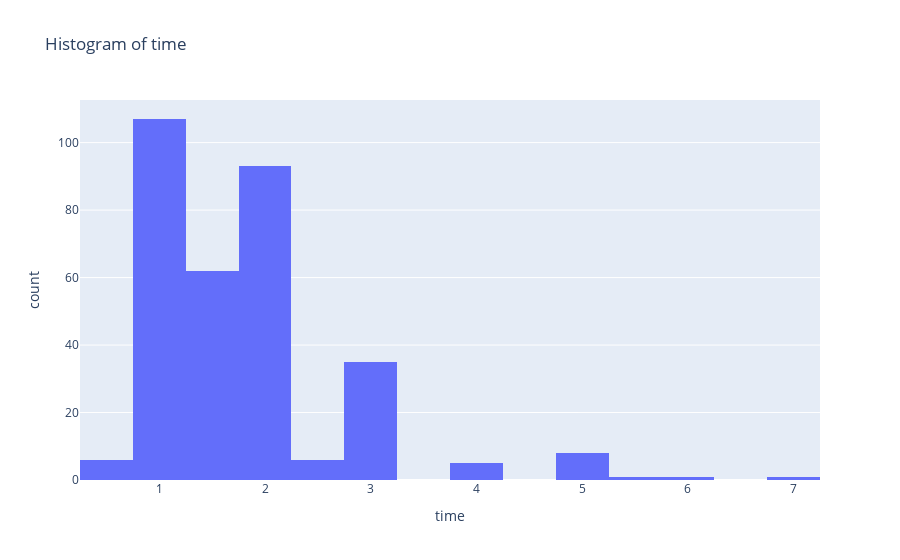

This figure's notebook cell:
### Code cell
univariate('time')

### Figure 1 — Plotly figure (JSON) as saved in the notebook; plotly's stock layout.template omitted (floating-point values rounded to 4 significant figures; data arrays with more than 128 entries replaced by an {"elided": "..."} marker saying what was removed)
{"data": [{"alignmentgroup": "True", "bingroup": "x", "hovertemplate": "time=%{x}<br>count=%{y}<extra></extra>", "legendgroup": "", "marker": {"color": "#636efa", "pattern": {"shape": ""}}, "name": "", "nbinsx": 18, "offsetgroup": "", "orientation": "v", "showlegend": false, "type": "histogram", "x": {"elided": "325 float values"}, "xaxis": "x", "yaxis": "y"}], "layout": {"autosize": true, "barmode": "relative", "legend": {"tracegroupgap": 0}, "title": {"text": "Histogram of time"}, "xaxis": {"anchor": "y", "autorange": true, "domain": [0, 1], "range": [0.25, 7.25], "title": {"text": "time"}, "type": "linear"}, "yaxis": {"anchor": "x", "autorange": true, "domain": [0, 1], "range": [0, 112.6], "title": {"text": "count"}}}}
